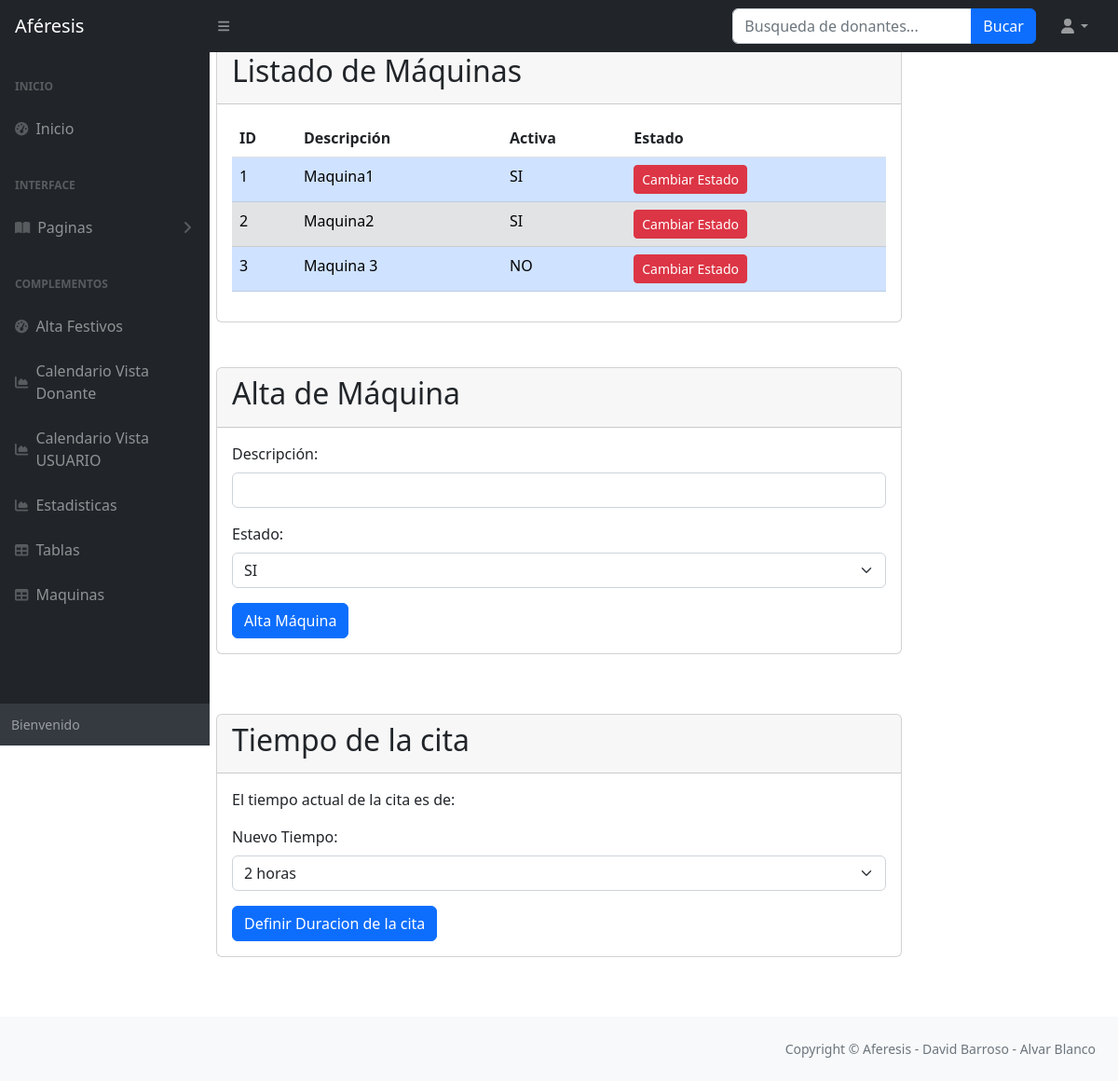
Screenshot of /barroso/Aferesis/startbootstrap-sb-admin-gh-pages/opcionesMaquinas.php with the database file from the repository.
### tables this page shows
CREATE TABLE IF NOT EXISTS `maquina` (
  `id_maquina` int(11) NOT NULL AUTO_INCREMENT,
  `descripcion_maquina` varchar(50) DEFAULT NULL,
  `activa` varchar(3) DEFAULT NULL,
  PRIMARY KEY (`id_maquina`)
);

### barroso/Aferesis/startbootstrap-sb-admin-gh-pages/Maquina.php (the view, shortened to what this page needs)
<?php
class Maquinas
{
    private $pdo;
    public function __construct()
    {
      	$host = 'db5015927825.hosting-data.io';
        $dbname = 'dbs12981728';
        $username = 'dbu1023870';
        $password = 'umYNiq_3h8bi:VN';
        try {
            $dsn = "mysql:host=$host;dbname=$dbname;charset=utf8";
            $this->pdo = new PDO($dsn, $username, $password);
            $this->pdo->setAttribute(PDO::ATTR_ERRMODE, PDO::ERRMODE_EXCEPTION);
        } catch (PDOException $e) {
            echo "Error: en la conexión a la base de datos " . $e->getMessage();
        }
    }
    public function listarMaquinas()
    {
        try {
            $query = "SELECT * FROM maquina";
            $stmt = $this->pdo->prepare($query);
            $stmt->execute();
            $maquinas = $stmt->fetchAll(PDO::FETCH_ASSOC);
            $output = '<table class="table">';
            $output .= '<thead><tr><th>ID</th><th>Descripción</th><th>Activa</th><th>Estado</th></tr></thead>';
            $output .= '<tbody>';
            $alternate = true;
            foreach ($maquinas as $maquina) {
                $row_class = $alternate ? 'table-primary' : 'table-secondary';
                $output .= '<tr class="' . $row_class . ' clickable-row" data-id="' . $maquina['id_maquina'] . '">';
                $id_maquina = substr($maquina['id_maquina'], -5);
                $output .= '<td>' . $id_maquina . '</td>';
                $output .= '<td>' . $maquina['descripcion_maquina'] . '</td>';
                $output .= '<td>' . $maquina['activa'] . '</td>';
                $output .= '<td>';
                $output .= '<form method="post">';
                $output .= '<input type="hidden" name="id_maquina" value="' . $maquina['id_maquina'] . '">';
                $output .= '<input type="hidden" name="estado_actual" value="' . $maquina['activa'] . '">';
                $output .= '<button type="submit" class="btn btn-sm btn-danger" name="boton_presionado" value="true">Cambiar Estado</button>';
                $output .= '</form>';
                $output .= '</td>';
                $output .= '</tr>';
                $alternate = !$alternate;
            }
            $output .= '</tbody></table>';
            return $output;
        } catch (PDOException $e) {
            return "Error: en la conexión a la base de datos " . $e->getMessage();
        }
    }
}

### rows the page displays
maquina: id_maquina "1", descripcion_maquina "Maquina1", activa "SI"
maquina: id_maquina "2", descripcion_maquina "Maquina2", activa "SI"
maquina: id_maquina "3", descripcion_maquina "Maquina 3", activa "NO"
